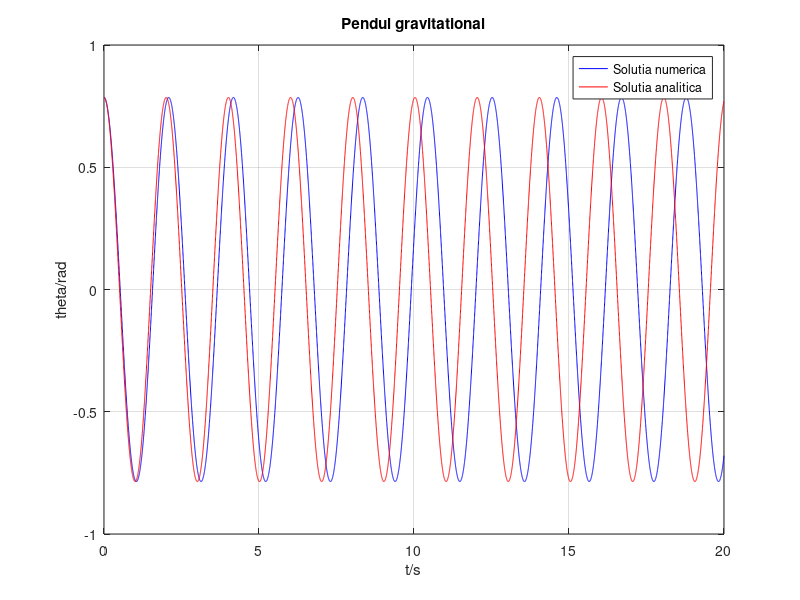
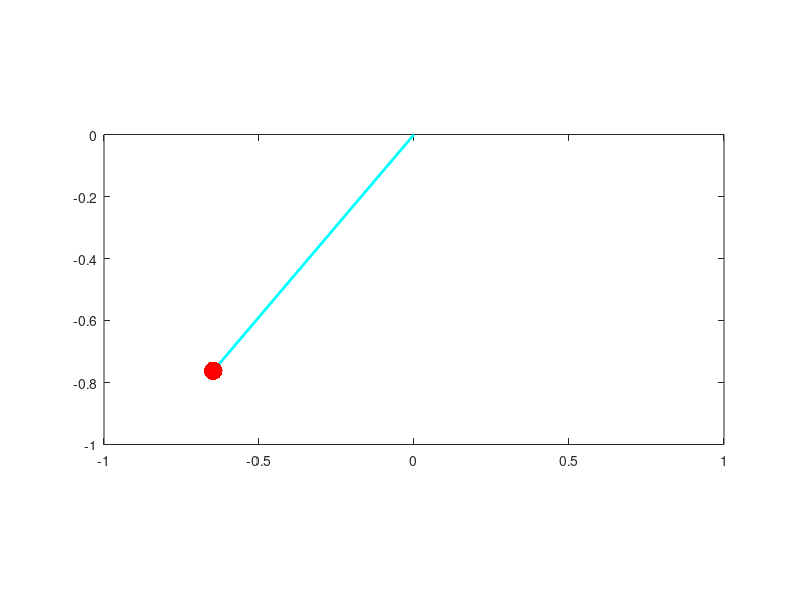

Reproduce these figures in MATLAB, in order.
%Programul compara solutia analitica cu solutia numerica%
clc; clear; close all;
g=9.80665; %acceleratia gravitationala terestra
l=1; %lungimea firului
tf=20;
N=10000;
t=linspace(0,tf,N);
dt=t(2)-t(1);
theta=zeros(1,N); %prealocare 
theta(1)=pi/4; %unghiul initial, amplitudinea
theta(2)=theta(1);
for i=2:N-1
    theta(i+1)=2*theta(i)-theta(i-1)-dt^2*g/l*sin(theta(i));
end
theta_an=theta(1)*sin(sqrt(g/l)*t+pi/2);
figure(1) %unghiul in functie de timp
plot(t,theta,'-b',t,theta_an,'-r');
legend('Solutia numerica','Solutia analitica');
xlabel('t/s');
ylabel('theta/rad');
grid;
title('Pendul gravitational');
%Simularea dinamica a miscarii
x=l*sin(theta);
y=-l*cos(theta);
figure(2)
tic; simt=0; %timpul simularii
while simt<=tf
j=abs(t-simt)==min(abs(t-simt));
hold off;
plot([0,x(j)],[0,y(j)],'-c','LineWidth',2);
hold on;
plot(x(j),y(j),'.r','MarkerSize',40);
axis([-l,l,-l,0]);
daspect([1,1,1]);
pause(1e-6)
simt=toc;
end





    
    
    
    
